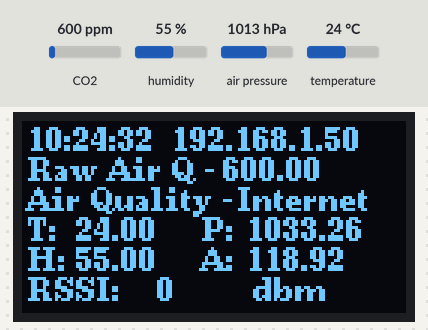
A sketch run on a simulated ESP32. Parts: 128×64 one-colour display. Inputs (shaded band) come from the test bench; at power-on: CO2 600 ppm, humidity 55 %, air pressure 1013 hPa, temperature 24 °C. WiFi joins after 1.5 s; servers stay silent unless stated; network time is answered at once with the bench clock; the local clock reads 2024-03-15 10:24:30 at power-on unless the sketch sets it; what the sketch prints to the serial monitor is not drawn.

Above: at 2.7 s.
2.8 s: CO2 set to 1976 ppm
At 4.4 s:
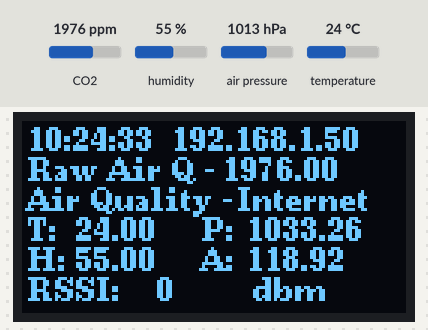
6.1 s: CO2 set to 2025 ppm
At 7.5 s:
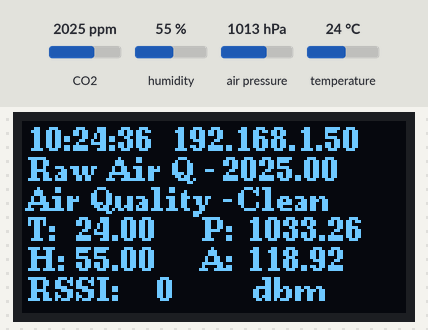
10.2 s: humidity set to 22 %
At 11.7 s:
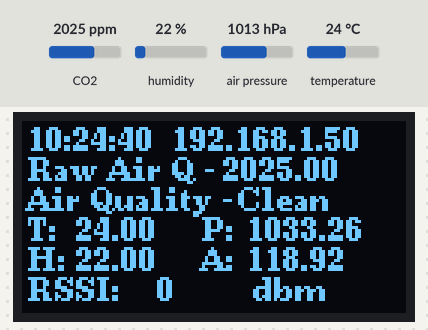
13.4 s: air pressure set to 952 hPa
At 14.7 s:
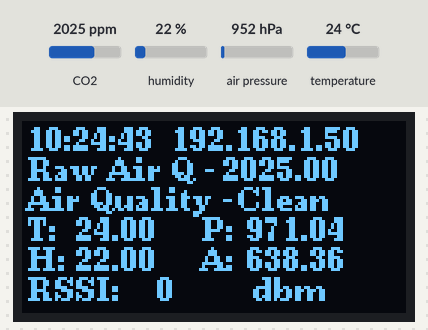
16.5 s: temperature set to 12 °C
At 17.4 s:
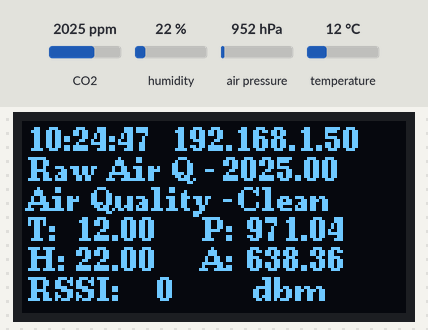
Timing chart, 0 to 19.5 s (numbered marks = the images above; inputs shaded):
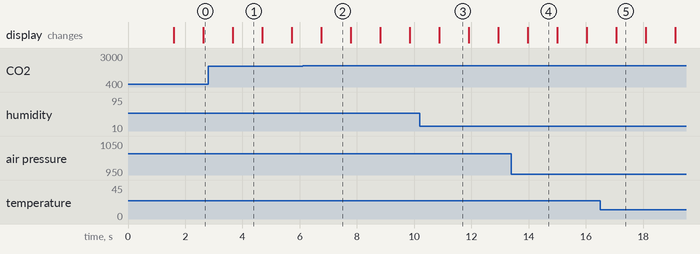

Measured:
- the behaviour switches between 1999 and 2000 ppm on CO2 (found by bisection; images 1 and 2)
- after the input at 6.1 s, the display: changes after 0.65 s (image 2)
- what the display in image 1 shows lasts 1.0 s, from 3.7 s to 4.7 s

The sketch:

Mega_Projekt.ino
```cpp
#include <MQ135.h>
#include <WiFi.h>
#include <SPI.h>
#include <NTPClient.h>
#include <WiFiUdp.h>
#include <Arduino.h>
#include <U8g2lib.h>
#include <Adafruit_Sensor.h>
#include <Adafruit_BME280.h>
#include <WebServer.h>
#include <Wire.h>


char *airQuality[] = {"Very bad", "Bad", "Normal", "Good", "Very Good", "Clean"};
int i = 0;
const char* ssid     = "Internet";
const char* password = "ZabezpieczenieRoutera2017!@#$";
float temperature, humidity, pressure, altitude, ppm;
long rssi = WiFi.RSSI();

#define NTP_OFFSET  7200 // In seconds
#define NTP_INTERVAL 60 * 1000    // In miliseconds
#define NTP_ADDRESS  "0.pl.pool.ntp.org"
#define SEALEVELPRESSURE_HPA (1027.4)
#define ANALOGPIN A0

Adafruit_BME280 bme;
WebServer server(80);
WiFiUDP ntpUDP;
NTPClient timeClient(ntpUDP, NTP_ADDRESS, NTP_OFFSET, NTP_INTERVAL);
U8G2_SSD1306_128X64_NONAME_F_4W_SW_SPI u8g2(U8G2_R0, /* clock=*/ 27, /* data=*/ 26, /* cs=*/ 5, /* dc=*/ 4, /* reset=*/ 25);
MQ135 gasSensor = MQ135(ANALOGPIN);
byte mac_addr[] = { 0xDE, 0xAD, 0xBE, 0xEF, 0xFE, 0xED };

void setup()
{
  Serial.begin(115200);
  u8g2.begin();
  //timeClient.begin();
  bme.begin(0x76);
//  server.begin();
//  server.on("/", handle_OnConnect);
//  server.onNotFound(handle_NotFound);
  Serial.println("HTTP server started");

  WiFi.begin(ssid, password);
  while (WiFi.status() != WL_CONNECTED)
  {
    delay(500);
    Serial.print(".");
  }

  Serial.println();
  Serial.println();
  Serial.print("Connecting to ");
  Serial.println(ssid);
  WiFi.begin(ssid, password);
  while (WiFi.status() != WL_CONNECTED)
  {
    delay(500);
    Serial.print(".");
  }
  Serial.println("");
  Serial.println("WiFi connected.");
  Serial.println("IP address: ");
  Serial.println(WiFi.localIP());
  Serial.print("signal strength (RSSI):");
  Serial.print(rssi);
  Serial.println(" dBm");
  Serial.println("Connecting to ");
  Serial.println(ssid);

}

void loop()
{
  timeClient.update();
  String formattedTime = timeClient.getFormattedTime();
  float rzero = gasSensor.getRZero(); //this to get the rzero value, uncomment this to get ppm value
  float ppm = gasSensor.getPPM(); // this to get ppm value, uncomment this to get rzero value
  if (ppm > 50000) {
    Serial.println(airQuality[0]);
    i = 1;
  }
  else if (ppm >= 25000) {
    Serial.println(airQuality[1]);
    i = 2;
  }
  else if (ppm >= 10000) {
    Serial.println(airQuality[2]);
    i = 3;
  }
  else if (ppm >= 5000) {
    Serial.println(airQuality[3]);
    i = 4;
  }
  else if (ppm >= 2000) {
    Serial.println(airQuality[4]);
    i = 5;
  }
  else {
    Serial.println(airQuality[5]);
    i = 6;
  }
  Serial.print("rzero: ");
  Serial.println(rzero); // this to display the rzero value continuously, uncomment this to get ppm value
  Serial.print("ppm: ");
  Serial.println(ppm); // this to display the ppm value continuously, uncomment this to get rzero value
  u8g2.clearBuffer();          // clear the internal memory
  u8g2.setFont(u8g2_font_ncenB08_tr); // choose a suitable font
  u8g2.setCursor(2, 10);
  u8g2.print(formattedTime);
  u8g2.drawStr(2, 20, "Raw Air Q - ");
  u8g2.setCursor(67, 20);
  u8g2.print(ppm);
  u8g2.drawStr(2, 30, "Air Quality - ");
  u8g2.setCursor(72, 30);
  u8g2.print(airQuality[i]);
  u8g2.setCursor(50, 10);
  u8g2.print(WiFi.localIP());
  temperature = bme.readTemperature();
  humidity = bme.readHumidity();
  pressure = (bme.readPressure() / 100.0F) * 1.02;
  altitude = bme.readAltitude(SEALEVELPRESSURE_HPA);
  u8g2.drawStr(2, 40, "T: ");
  u8g2.setCursor(18, 40);
  u8g2.print(temperature);
  u8g2.drawStr(2, 50, "H: ");
  u8g2.setCursor(18, 50);
  u8g2.print(humidity);
  u8g2.drawStr(60, 40, "P: ");
  u8g2.setCursor(75, 40);
  u8g2.print(pressure);
  u8g2.drawStr(60, 50, "A: ");
  u8g2.setCursor(75, 50);
  u8g2.print(altitude);
  u8g2.drawStr(2, 60, "RSSI: ");
  u8g2.setCursor(45, 60);
  u8g2.print(rssi);
  u8g2.drawStr(74, 60, " dbm");
  u8g2.sendBuffer();          // transfer internal memory to the display
//  delay(300000);
  delay(1000);
//  server.handleClient();
}
//void handle_OnConnect() {
//  temperature = bme.readTemperature();
//  humidity = bme.readHumidity();
//  pressure = bme.readPressure() / 100.0F;
//  altitude = bme.readAltitude(SEALEVELPRESSURE_HPA);
//  ppm = gasSensor.getPPM();
//  server.send(200, "text/html", SendHTML(temperature, humidity, pressure, altitude, ppm));
//}

//void handle_NotFound() {
//  server.send(404, "text/plain", "Not found");
//}

//String SendHTML(float temperature, float humidity, float pressure, float altitude, float ppm) {
//  String ptr = "<!DOCTYPE html>";
//  ptr += "<html>";
//  ptr += "<head>";
//  ptr += "<title>(: Pogoda :)</title>";
//  ptr += "<meta name='viewport' content='width=device-width, initial-scale=1.0'>";
//  ptr += "<meta http-equiv='refresh' content='5' >";
//  ptr += "<link href='https://fonts.googleapis.com/css?family=Open+Sans:300,400,600' rel='stylesheet'>";
//  ptr += "<style>";
//  ptr += "html { font-family: 'Open Sans', sans-serif; display: block; margin: 0px auto; text-align: center;color: #444444;}";
//  ptr += "body{margin: 0px;} ";
//  ptr += "h1 {margin: 50px auto 30px;} ";
//  ptr += ".side-by-side{display: table-cell;vertical-align: middle;position: relative;}";
//  ptr += ".text{font-weight: 600;font-size: 19px;width: 200px;}";
//  ptr += ".reading{font-weight: 300;font-size: 50px;padding-right: 25px;}";
//  ptr += ".temperature .reading{color: #F29C1F;}";
//  ptr += ".humidity .reading{color: #3B97D3;}";
//  ptr += ".pressure .reading{color: #26B99A;}";
//  ptr += ".altitude .reading{color: #955BA5;}";
//  ptr += ".superscript{font-size: 17px;font-weight: 600;position: absolute;top: 10px;}";
//  ptr += ".data{padding: 10px;}";
//  ptr += ".container{display: table;margin: 0 auto;}";
//  ptr += ".icon{width:65px}";
//  ptr += "</style>";
//  ptr += "</head>";
//  ptr += "<body>";
//  ptr += "<h1>Pogoda</h1>";
//  ptr += "<div class='container'>";
//  ptr += "<div class='data temperature'>";
//  ptr += "<div class='side-by-side icon'>";
//  ptr += "<svg enable-background='new 0 0 19.438 54.003'height=54.003px id=Layer_1 version=1.1 viewBox='0 0 19.438 54.003'width=19.438px x=0px xml:space=preserve xmlns=http://www.w3.org/2000/svg xmlns:xlink=http://www.w3.org/1999/xlink y=0px><g><path d='M11.976,8.82v-2h4.084V6.063C16.06,2.715,13.345,0,9.996,0H9.313C5.965,0,3.252,2.715,3.252,6.063v30.982";
//  ptr += "C1.261,38.825,0,41.403,0,44.286c0,5.367,4.351,9.718,9.719,9.718c5.368,0,9.719-4.351,9.719-9.718";
//  ptr += "c0-2.943-1.312-5.574-3.378-7.355V18.436h-3.914v-2h3.914v-2.808h-4.084v-2h4.084V8.82H11.976z M15.302,44.833";
//  ptr += "c0,3.083-2.5,5.583-5.583,5.583s-5.583-2.5-5.583-5.583c0-2.279,1.368-4.236,3.326-5.104V24.257C7.462,23.01,8.472,22,9.719,22";
//  ptr += "s2.257,1.01,2.257,2.257V39.73C13.934,40.597,15.302,42.554,15.302,44.833z'fill=#F29C21 /></g></svg>";
//  ptr += "</div>";
//  ptr += "<div class='side-by-side text'>Temperature</div>";
//  ptr += "<div class='side-by-side reading'>";
//  ptr += (float)temperature;
//  ptr += "<span class='superscript'>&deg;C</span></div>";
//  ptr += "</div>";
//  ptr += "<div class='data humidity'>";
//  ptr += "<div class='side-by-side icon'>";
//  ptr += "<svg enable-background='new 0 0 29.235 40.64'height=40.64px id=Layer_1 version=1.1 viewBox='0 0 29.235 40.64'width=29.235px x=0px xml:space=preserve xmlns=http://www.w3.org/2000/svg xmlns:xlink=http://www.w3.org/1999/xlink y=0px><path d='M14.618,0C14.618,0,0,17.95,0,26.022C0,34.096,6.544,40.64,14.618,40.64s14.617-6.544,14.617-14.617";
//  ptr += "C29.235,17.95,14.618,0,14.618,0z M13.667,37.135c-5.604,0-10.162-4.56-10.162-10.162c0-0.787,0.638-1.426,1.426-1.426";
//  ptr += "c0.787,0,1.425,0.639,1.425,1.426c0,4.031,3.28,7.312,7.311,7.312c0.787,0,1.425,0.638,1.425,1.425";
//  ptr += "C15.093,36.497,14.455,37.135,13.667,37.135z'fill=#3C97D3 /></svg>";
//  ptr += "</div>";
//  ptr += "<div class='side-by-side text'>Humidity</div>";
//  ptr += "<div class='side-by-side reading'>";
//  ptr += (float)humidity;
//  ptr += "<span class='superscript'>%</span></div>";
//  ptr += "</div>";
//  ptr += "<div class='data pressure'>";
//  ptr += "<div class='side-by-side icon'>";
//  ptr += "<svg enable-background='new 0 0 40.542 40.541'height=40.541px id=Layer_1 version=1.1 viewBox='0 0 40.542 40.541'width=40.542px x=0px xml:space=preserve xmlns=http://www.w3.org/2000/svg xmlns:xlink=http://www.w3.org/1999/xlink y=0px><g><path d='M34.313,20.271c0-0.552,0.447-1,1-1h5.178c-0.236-4.841-2.163-9.228-5.214-12.593l-3.425,3.424";
//  ptr += "c-0.195,0.195-0.451,0.293-0.707,0.293s-0.512-0.098-0.707-0.293c-0.391-0.391-0.391-1.023,0-1.414l3.425-3.424";
//  ptr += "c-3.375-3.059-7.776-4.987-12.634-5.215c0.015,0.067,0.041,0.13,0.041,0.202v4.687c0,0.552-0.447,1-1,1s-1-0.448-1-1V0.25";
//  ptr += "c0-0.071,0.026-0.134,0.041-0.202C14.39,0.279,9.936,2.256,6.544,5.385l3.576,3.577c0.391,0.391,0.391,1.024,0,1.414";
//  ptr += "c-0.195,0.195-0.451,0.293-0.707,0.293s-0.512-0.098-0.707-0.293L5.142,6.812c-2.98,3.348-4.858,7.682-5.092,12.459h4.804";
//  ptr += "c0.552,0,1,0.448,1,1s-0.448,1-1,1H0.05c0.525,10.728,9.362,19.271,20.22,19.271c10.857,0,19.696-8.543,20.22-19.271h-5.178";
//  ptr += "C34.76,21.271,34.313,20.823,34.313,20.271z M23.084,22.037c-0.559,1.561-2.274,2.372-3.833,1.814";
//  ptr += "c-1.561-0.557-2.373-2.272-1.815-3.833c0.372-1.041,1.263-1.737,2.277-1.928L25.2,7.202L22.497,19.05";
//  ptr += "C23.196,19.843,23.464,20.973,23.084,22.037z'fill=#26B999 /></g></svg>";
//  ptr += "</div>";
//  ptr += "<div class='side-by-side text'>Pressure</div>";
//  ptr += "<div class='side-by-side reading'>";
//  ptr += (float)pressure;
//  ptr += "<span class='superscript'>hPa</span></div>";
//  ptr += "</div>";
//  ptr += "<div class='data altitude'>";
//  ptr += "<div class='side-by-side icon'>";
//  ptr += "<svg enable-background='new 0 0 58.422 40.639'height=40.639px id=Layer_1 version=1.1 viewBox='0 0 58.422 40.639'width=58.422px x=0px xml:space=preserve xmlns=http://www.w3.org/2000/svg xmlns:xlink=http://www.w3.org/1999/xlink y=0px><g><path d='M58.203,37.754l0.007-0.004L42.09,9.935l-0.001,0.001c-0.356-0.543-0.969-0.902-1.667-0.902";
//  ptr += "c-0.655,0-1.231,0.32-1.595,0.808l-0.011-0.007l-0.039,0.067c-0.021,0.03-0.035,0.063-0.054,0.094L22.78,37.692l0.008,0.004";
//  ptr += "c-0.149,0.28-0.242,0.594-0.242,0.934c0,1.102,0.894,1.995,1.994,1.995v0.015h31.888c1.101,0,1.994-0.893,1.994-1.994";
//  ptr += "C58.422,38.323,58.339,38.024,58.203,37.754z'fill=#955BA5 /><path d='M19.704,38.674l-0.013-0.004l13.544-23.522L25.13,1.156l-0.002,0.001C24.671,0.459,23.885,0,22.985,0";
//  ptr += "c-0.84,0-1.582,0.41-2.051,1.038l-0.016-0.01L20.87,1.114c-0.025,0.039-0.046,0.082-0.068,0.124L0.299,36.851l0.013,0.004";
//  ptr += "C0.117,37.215,0,37.62,0,38.059c0,1.412,1.147,2.565,2.565,2.565v0.015h16.989c-0.091-0.256-0.149-0.526-0.149-0.813";
//  ptr += "C19.405,39.407,19.518,39.019,19.704,38.674z'fill=#955BA5 /></g></svg>";
//  ptr += "</div>";
//  ptr += "<div class='side-by-side text'>Altitude</div>";
//  ptr += "<div class='side-by-side reading'>";
//  ptr += (float)altitude;
//  ptr += "<span class='superscript'>m</span></div>";
//  ptr += "</div>";
//  ptr += "<div class='data air'>";
//  ptr += "<div class='side-by-side icon'>";
//  ptr += "<svg enable-background='new 0 0 58.422 40.639'height=40.639px id=Layer_1 version=1.1 viewBox='0 0 58.422 40.639'width=58.422px x=0px xml:space=preserve xmlns=http://www.w3.org/2000/svg xmlns:xlink=http://www.w3.org/1999/xlink y=0px><g><path d='M58.203,37.754l0.007-0.004L42.09,9.935l-0.001,0.001c-0.356-0.543-0.969-0.902-1.667-0.902";
//  ptr += "c-0.655,0-1.231,0.32-1.595,0.808l-0.011-0.007l-0.039,0.067c-0.021,0.03-0.035,0.063-0.054,0.094L22.78,37.692l0.008,0.004";
//  ptr += "c-0.149,0.28-0.242,0.594-0.242,0.934c0,1.102,0.894,1.995,1.994,1.995v0.015h31.888c1.101,0,1.994-0.893,1.994-1.994";
//  ptr += "C58.422,38.323,58.339,38.024,58.203,37.754z'fill=#955BA5 /><path d='M19.704,38.674l-0.013-0.004l13.544-23.522L25.13,1.156l-0.002,0.001C24.671,0.459,23.885,0,22.985,0";
//  ptr += "c-0.84,0-1.582,0.41-2.051,1.038l-0.016-0.01L20.87,1.114c-0.025,0.039-0.046,0.082-0.068,0.124L0.299,36.851l0.013,0.004";
//  ptr += "C0.117,37.215,0,37.62,0,38.059c0,1.412,1.147,2.565,2.565,2.565v0.015h16.989c-0.091-0.256-0.149-0.526-0.149-0.813";
//  ptr += "C19.405,39.407,19.518,39.019,19.704,38.674z'fill=#955BA5 /></g></svg>";
//  ptr += "</div>";
//  ptr += "<div class='side-by-side text'>Air quality</div>";
//  ptr += "<div class='side-by-side reading'>";
//  ptr += (float)ppm;
//  ptr += "<span class='superscript'>ppm</span></div>";
//  ptr += "</div>";
//  ptr += "</div>";
//  ptr += "</body>";
//  ptr += "</html>";
//  return ptr;
//}
```
